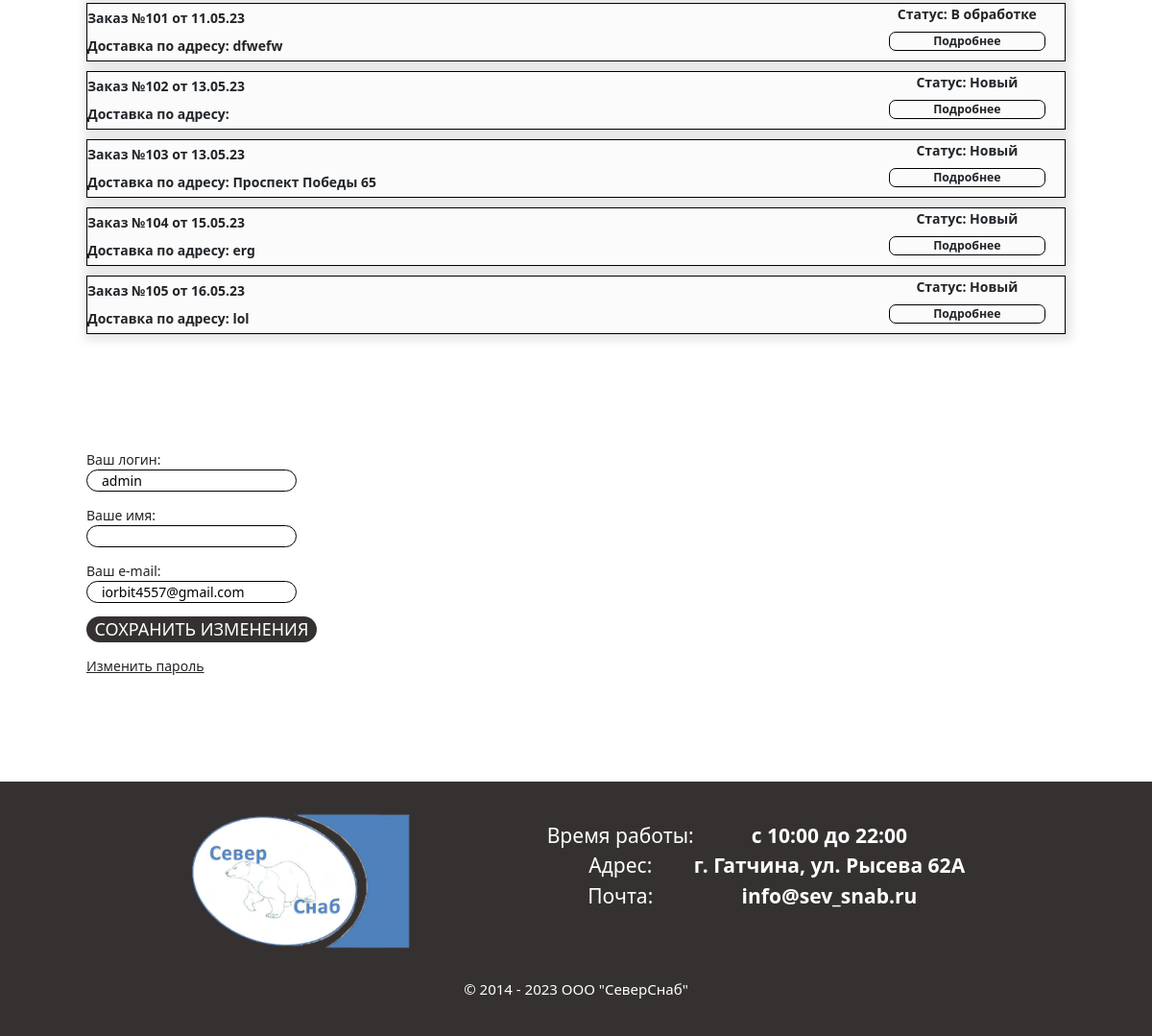
Page /account/ (signed in, lower part) on the earlier database version.
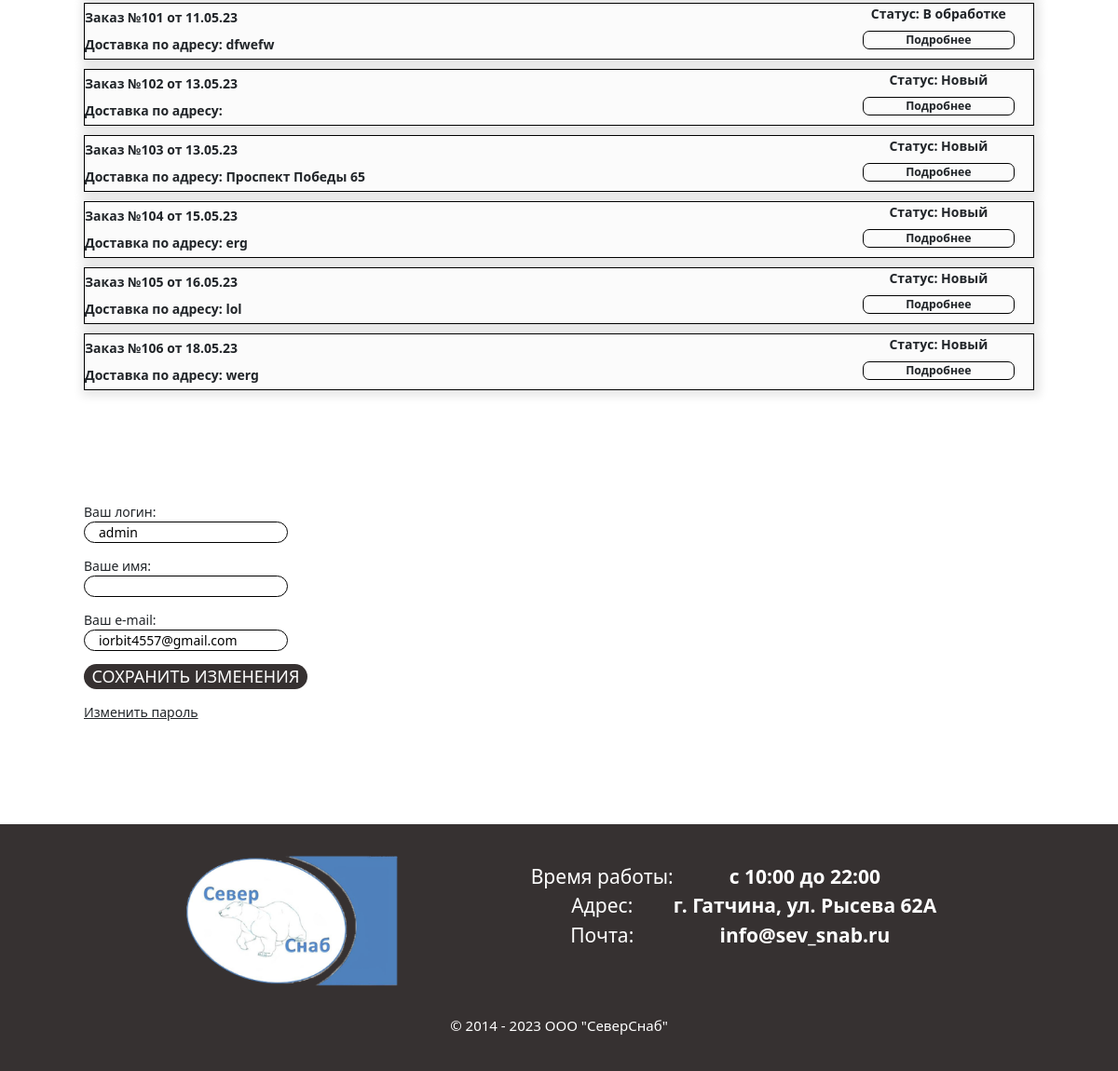
Same page on the later database version.
### orders/models.py (models this page shows, shortened)
class Order(models.Model):
    status = models.CharField('Статус', max_length=20, choices=STATUS_CHOICES, default='new')
    user = models.ForeignKey(User, on_delete=models.CASCADE, null=True)
    type = models.CharField(max_length=200, null=True)
    full_name = models.CharField('Ф.И.О.', max_length=200, null=True)
    phone = models.CharField('Телефон', max_length=200, null=True)
    email = models.EmailField('Email', null=True)
    address = models.CharField('Адрес', max_length=250)
    postal_code = models.CharField('Почтовый индекс', max_length=20)
    way_to_get = models.CharField(max_length=200, null=True, blank=True)
    comment = models.TextField(null=True, blank=True)
    created = models.DateTimeField(auto_now_add=True)
    updated = models.DateTimeField(auto_now=True)
    paid = models.BooleanField(default=False)
    manager_status = models.BooleanField('Рассмотрено', default=False, blank=False)

### account/views.py (the view)
# urls.py: path('', views.dashboard, name='dashboard'),
@login_required
def dashboard(request):
    favorite_products = Product.objects.filter(favorite__user=request.user)
    orders = models.Order.objects.filter(user=request.user)
    if request.method == 'POST':
        form = UserChangeForm(request.POST, instance=request.user)
        if form.is_valid():
            form.save()
    else:
        form = UserChangeForm(instance=request.user)
    data = {
        'favorite_products': favorite_products,
        'orders': orders,
        'form': form,
        'user': request.user,
        'section': 'dashboard',
    }
    return render(request, 'account/dashboard.html', data)

### cart/cart.py (called while the page is built)
    def __len__(self):
        return sum(item['quantity'] for item in self.cart.values())

### cart/context_processors.py (called while the page is built)
def cart(request):
    return {'cart': Cart(request)}

### account/templates/account/dashboard.html (shortened to what this page needs)
{% extends 'shop/base.html' %}
{% load static %}
{% block content %}
    <div class="dashboard">
        <div class="dashboard_body">
            <div class="dashboard_content">
                <div id="orders" class="tab-content">
                    <div id="orders-body">
                        {% if orders %}
                            {% for order in orders %}
                                <div class="order_item">
                                    <table class="order-positions">
                                        <tbody>
                                        <tr>
                                            <td>Заказ №{{ order.id }} от {{ order.created|date:"d.m.y" }}</td>
                                            <td>Статус: {{ order.get_status_display }}</td>
                                        </tr>
                                        <tr>
                                            <td>Доставка по адресу: {{ order.address }}</td>
                                            <td><a href="{% url 'order-detail' order.id %}"><small>Подробнее</small></a></td>
                                        </tr>
                                        </tbody>
                                    </table>
                                </div>
                            {% endfor %}
                        {% else %}
                            <h3>Вы ещё не сделали ни одного заказа</h3>
                        {% endif %}
                    </div>
                </div>
                <div id="profile" class="tab-content">
                    <form method="post">
                        <p>Ваш логин: {{ form.username }}</p>
                        <p>Ваше имя: {{ form.first_name }}</p>
                        <p>Ваш e-mail: {{ form.email }}</p>
                        <p><input class="save-changes" type="submit" value="Сохранить изменения"></p>
                    </form>
                    <a href="{% url 'password-change' %}"><u>Изменить пароль</u></a>
                </div>
            </div>
        </div>
    </div>
    </div>
{% endblock %}

### shop/templates/shop/base.html (shortened to what this page needs)
{% load static %}
<!DOCTYPE html>
<html lang="en">
<head>
    <link rel="stylesheet" href="{% static 'shop/css/reset.css' %}">
    <link rel="stylesheet" href="{% static 'shop/css/bootstrap.min.css' %}">
    <link rel="stylesheet" href="{% static 'shop/css/style.css' %}">
    <link rel="stylesheet"
          href="https://cdn.jsdelivr.net/npm/@fortawesome/fontawesome-free@6.2.1/css/fontawesome.min.css"
>
</head>
<body>
<div class="main-content">
    {% block content %}
    {% endblock %}
</body>
<footer>
    <div class="footer-body">
        <div class="footer-second-floor">
            <div class="footer-logo">
                <img src="{% static 'shop/img/logo.png' %}" alt="">
            </div>
            <div class="footer-timetable">
                <table>
                    <tbody>
                        <tr>
                            <td>Время работы:</td>
                            <td>с 10:00 до 22:00</td>
                        </tr>
                        <tr>
                            <td>Адрес:</td>
                            <td>г. Гатчина, ул. Рысева 62А</td>
                        </tr>
                        <tr>
                            <td>Почта:</td>
                            <td><a href="mailto: info@sev_snab.ru">info@sev_snab.ru</a></td>
                        </tr>
                    </tbody>
                </table>
            </div>
        </div>
    </div>
    <div class="underfooter_container">
        <div class="underfooter_body">
            <div class="underfooter">
                <h3>&#169 2014 - 2023 ООО "СеверСнаб"</h3>
            </div>
        </div>
    </div>
</footer>
</html>

### shop/static/shop/css/style.css (style rules this page uses)
html { position: relative; min-height: 100%; }
body { height: 100%; margin-right: 0; }
a { color: inherit; text-decoration: none; }
.main-content { padding-top: 250px; }
footer { position: relative; bottom: 0; width: 100%; background: #363131; flex: 0 0 auto; min-height: calc(100vh - 587px); color: white }
.footer-body { width: 85%; display: block; margin: 0 auto; }
.footer-second-floor { display: flex; align-items: center; justify-content: space-evenly; gap: 30px; }
.footer-logo { margin-top: 30px; }
.footer-timetable { font-size: 30px; text-align: center; }
.footer-timetable tr td:last-child { font-weight: bold; }
.underfooter { display: flex; justify-content: center; align-items: center; padding-bottom: 10px; }
.underfooter h3 { margin: 30px auto; color: #fff; font-size: 15px; font-weight: 400; }
@media screen and (min-width: 768px) and (max-width: 1200px) { .footer-logo img { width: 20vw; } }
@media screen and (min-width: 768px) and (max-width: 1200px) { .footer-timetable { font-size: 2vw; } }
@media screen and (min-width: 1200px) { .footer-logo img { width: 20vw; } }
@media screen and (min-width: 1200px) { .footer-timetable { font-size: 1.75vw; } }
.order_body h2, h3 { font-weight: bold; }
.dashboard { width: 100%; display: flex; align-content: center; justify-content: center; }
.dashboard_body { width: 85%; }
#orders { width: 100%; display: flex; align-items: center; justify-content: center; margin-bottom: 110px; }
#orders-body { width: 100%; }
#profile { width: 100%; margin-bottom: 110px; }
#profile form p:nth-child(-n+4) input { display: flex; border: 1px solid black; border-radius: 30px; padding-left: 15px; }
.save-changes { background-color: #363131; color: white; text-align: center; text-transform: uppercase; padding: unset; border-radius: 30px; }
@media screen and (min-width: 768px) and (max-width: 1200px) { .save-changes { width: 27vw; font-size: 2vw; } }
@media screen and (min-width: 1200px) { .save-changes { width: 20vw; font-size: 1.5vw; } }
.order-positions { width: 100%; border: 1px solid black; background: #FBFBFB; box-shadow: 2px 2px 10px 4px rgba(0, 0, 0, 0.1); margin-bottom: 10px; }
.order-positions a { border: 1px solid black; border-radius: 7px; width: 80%; display: flex; align-content: center; justify-content: center; }
.order-positions td { font-weight: bold; }
.order-positions td:nth-child(1) { width: 80%; height: 30px; }
.order-positions td:nth-child(2) { text-align: center; }
.order-positions td:last-child { display: flex; align-items: center; justify-content: center; }

Differences in the rows shown:
added Order: id "106", created "18.05.23", status "Новый", address "werg"
